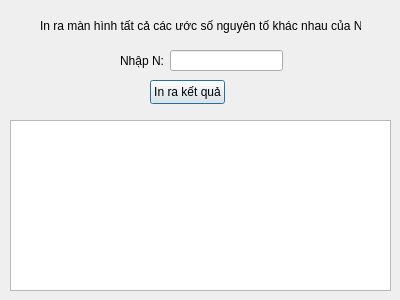
<?xml version="1.0" encoding="UTF-8"?>
<ui version="4.0">
 <class>Bai10_Tuan1</class>
 <widget class="QDialog" name="Bai10_Tuan1">
  <property name="geometry">
   <rect>
    <x>0</x>
    <y>0</y>
    <width>400</width>
    <height>300</height>
   </rect>
  </property>
  <property name="windowTitle">
   <string>Bai10_Tuan1</string>
  </property>
  <widget class="QLabel" name="label">
   <property name="geometry">
    <rect>
     <x>40</x>
     <y>10</y>
     <width>321</width>
     <height>31</height>
    </rect>
   </property>
   <property name="text">
    <string>In ra màn hình tất cả các ước số nguyên tố khác nhau của N</string>
   </property>
  </widget>
  <widget class="QLabel" name="label_2">
   <property name="geometry">
    <rect>
     <x>120</x>
     <y>50</y>
     <width>49</width>
     <height>21</height>
    </rect>
   </property>
   <property name="text">
    <string>Nhập N:</string>
   </property>
  </widget>
  <widget class="QLineEdit" name="lineEdit">
   <property name="geometry">
    <rect>
     <x>170</x>
     <y>50</y>
     <width>113</width>
     <height>21</height>
    </rect>
   </property>
  </widget>
  <widget class="QPushButton" name="pushButton">
   <property name="geometry">
    <rect>
     <x>150</x>
     <y>80</y>
     <width>75</width>
     <height>24</height>
    </rect>
   </property>
   <property name="text">
    <string>In ra kết quả</string>
   </property>
  </widget>
  <widget class="QTextEdit" name="textEdit">
   <property name="geometry">
    <rect>
     <x>10</x>
     <y>120</y>
     <width>381</width>
     <height>171</height>
    </rect>
   </property>
  </widget>
 </widget>
 <layoutdefault spacing="6" margin="11"/>
 <resources/>
 <connections/>
</ui>
